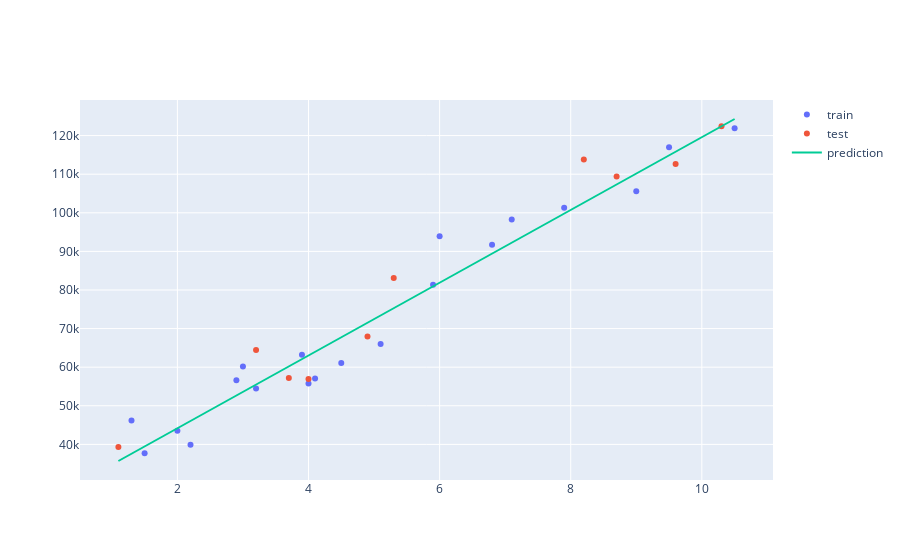

The notebook cell saved with this chart:
### Code cell
Y_pred = model.predict(X_test)
x_range = np.linspace(X.min(), X.max(), 100)
y_range = model.predict(x_range.reshape(-1, 1))

fig = go.Figure([
        go.Scatter(x=X_train.squeeze(), y=Y_train, 
                   name='train', mode='markers'),
        go.Scatter(x=X_test.squeeze(), y=Y_test, 
                   name='test', mode='markers'),
        go.Scatter(x=x_range, y=y_range, 
                   name='prediction')
    ])

fig.show()
